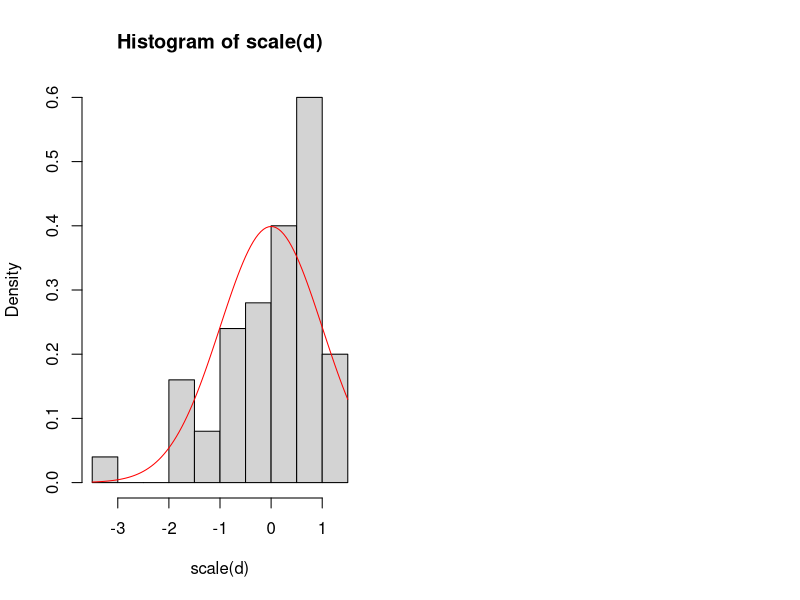

R code for this plot: (Note: this script raises an error after producing the figure.)

# This data is an example not real
attach(cars)
head(cars)
#first create non normal data
d=speed-dist
shapiro.test(d)
par(mfrow=c(1,2))
hist(scale(d),prob=T)
curve(dnorm(x),add=T,col="Red")
# normality is false so we use wilcoxen sign rank test
wilcox.test(d,mu=0)
write.csv(cars,"C:/Users/M.Qasim/Documents/cars.csv")
